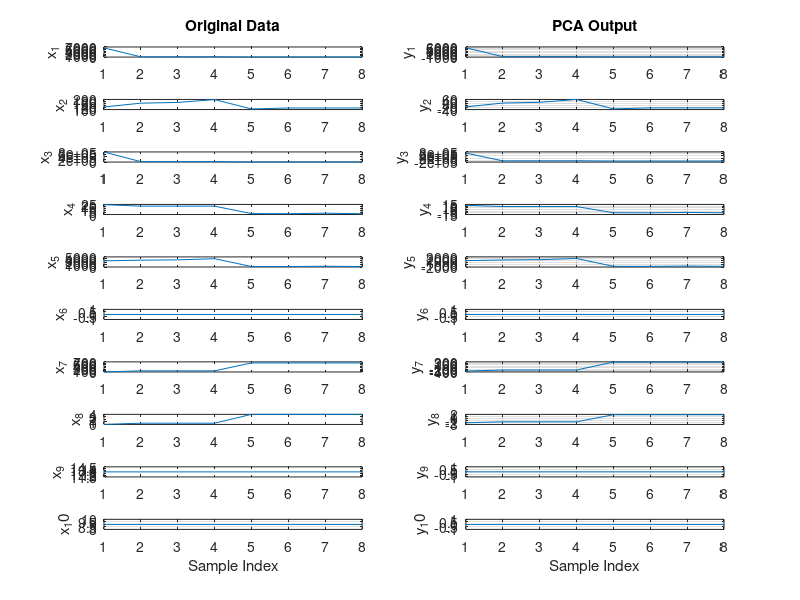

This figure's MATLAB source: (Note: this script raises an error after producing the figure.)
%%%%%%%%%%%%%%%%%%%%%%%%%%%%%%%%%%%%%%%%%%%%%%%%%%%%%%%%%%%%%%%%%%%%%%%%%%%%%%%%%%%%%%
%TCP PSH ACK flood - PCA only as previous work
%
%
%Author : 
%Date Created : 
%%%%%%%%%%%%%%%%%%%%%%%%%%%%%%%%%%%%%%%%%%%%%%%%%%%%%%%%%%%%%%%%%%%%%%%%%%%%%%%%%%%%%%
clear all;%#ok
close all;
clc


%Load the saved feature dataset 
load('tcpPsh_Feat.mat');

%%
%Calculate PCA
[pc,score,ev] = pca(X);
PCA_out = score*pc';

%Remove redundant information - eigen values are less or equal to zero
j=1;
for ii=1:size(PCA_out,2)
    if(sum(PCA_out(:,ii))==0)
%         disp('All zeros');
    else
        nwPCA(:,j)=PCA_out(:,ii);
        j=j+1;
    end  
end

%%
%Create attkmatrix
N=size(PCA_out,1);
S1={};
attkmatrx =zeros(2,N);

for ii=1:N
    if(PCA_out(ii,4)<1)
        S1{ii}='Normal';%#ok
        attkmatrx(1,ii)=1;
    else
        S1{ii}='Attack';%#ok
        attkmatrx(2,ii)=1;
    end
end

indx=randperm(N,5);
temp=attkmatrx(indx);
attkmatrx(1,indx) = ~temp;
attkmatrx(2,indx) = ~temp;

%%
%Plotting Inputs vs reduced PCA output
D = size(X,2);
for d=1:D
    % Original Data
    subplot(D,2,2*d-1);
    plot(X(:,d));
    ylabel(['x_' num2str(d)]);
    if d==D
        xlabel('Sample Index');
    end
    if d==1
        title('Original Data');
    end 
end

grid on;
D1 = size(PCA_out,2);
for d1=1:D1
   % Transformed Data
    subplot(D1,2,2*d1);
    plot(PCA_out(:,d1));
    ylabel(['y_' num2str(d1)]);
    if d1==D1
        xlabel('Sample Index');
    end
    if d1==1
        title('PCA Output');
    end
    grid on;  
end


%%
S2={};
for ii=1:N
    if(attkmatrx(1,ii)==1)
        S2{ii}='Normal';
    else
        S2{ii}='Attack';
    end
end

%%
% Classification using FeedForward Networks
input=nwPCA';
t=attkmatrx;

% Create a Pattern Recognition Network
trainFcn = 'trainscg';
hiddenLayerSize = 10;
net = patternnet(hiddenLayerSize);

% Set up Division of Data for Training, Validation, Testing
net.divideParam.trainRatio = 70/100;
net.divideParam.valRatio = 15/100;
net.divideParam.testRatio = 15/100;

% Train the Network
[net,tr] = train(net,input,t);

% Test the Network
testX = input;
testT = t;

testY = net(testX);

%Plotting
figure
plotconfusion(testT,testY);
figure
plotroc(testT,testY);

%Plot Errors
errors=testT-testY;
E=abs(errors(1,:));
figure;
plot([1:length(E)],E);%#ok
xlabel('Instances');
ylabel('Errors=target-outputs');
title('Errors Plot');


%%
%Metrics Calculation
% Actual | Neg | True Neg  | False Pos |
%        | Pos | False Neg | True Pos  |

[c,cm,ind,per] = confusion(testT,testY);

TP = cm(2,2);
TN = cm(1,1);
FP = cm(1,2);
FN = cm(2,1);

Precision = (TP / (TP + FP))*100;
Accuracy = ((TP+TN)/(TP+TN+FP+FN))*100;
Sensitivity = (TP/(TP+FN))*100;
Specificity = (TN/(FP+TN))*100;
Fscore = ((2*TP)/(2*TP+FP+FN))*100;
FallOut = ( FP /(FP + TN))*100;               %False POsitive Rate
NPV = (TN / (TN + FN))*100;                   %NEgaitve Predictive Value

ID_Met = [Precision;Accuracy;Sensitivity;Specificity;Fscore;FallOut;NPV];

%%
%Plot the attack and normal traffic with reduced dataset
figure;
plot([1:N],input(1,:));%#ok
xlabel('Sample Index');
ylabel('Traffic Fitness');
title('Traffic Data');

%%
%INtrusion Prevention System
Xips={};

%Reconstruct the IP and feature with class table for user 
for ii=1:N
    Xips{ii,1}=myStr(ii).SrcIP;%#ok
    Xips{ii,2}=myStr(ii).DstIP;%#ok
    Xips{ii,3}=input(ii);%#ok
    Xips{ii,4}=S2{ii};%#ok
end

%Filter the system and white list the attack IP sources
%Filter target
filt_tgt = zeros(2,N);
for ii=1:N
    if(strcmp(Xips{ii,4},'Normal'))
        filt_tgt(1,ii)=1;
    else
        filt_tgt(2,ii)=1; 
    end
end

indx1=randperm(N,3);
temp1=filt_tgt(indx);
filt_tgt(1,indx) = ~temp1;
filt_tgt(2,indx) = ~temp1;

input1=input;
tgt=filt_tgt;

% Create a Pattern Recognition Network
hiddenLayerSize = 10;
net1 = patternnet(hiddenLayerSize);

% Set up Division of Data for Training, Validation, Testing
net1.divideParam.trainRatio = 70/100;
net1.divideParam.valRatio = 15/100;
net1.divideParam.testRatio = 15/100;

% Train the Network
[net1,tr1] = train(net1,input1,tgt);

% Test the Network
outputs_ips = net1(input);

%Plotting - IPS
figure
plotconfusion(tgt,outputs_ips);
figure
plotroc(tgt,outputs_ips);

%Metrics for IPS

[c1,cm1,ind1,per1] = confusion(tgt,outputs_ips);

TP1 = cm1(2,2);
TN1 = cm1(1,1);
FP1 = cm1(1,2);
FN1 = cm1(2,1);

Precision1 = (TP1 / (TP1 + FP1))*100;
Accuracy1 = ((TP1+TN1)/(TP1+TN1+FP1+FN1))*100;
Sensitivity1 = (TP1/(TP1+FN1))*100;
Specificity1 = (TN1/(FP1+TN1))*100;
Fscore1 = ((2*TP1)/(2*TP1+FP1+FN1))*100;
FallOut1 = ( FP1 /(FP1 + TN1))*100;               %False POsitive Rate
NPV1 = (TN1 / (TN1 + FN1))*100; 

IP_Met = [Precision1;Accuracy1;Sensitivity1;Specificity1;Fscore1;FallOut1;NPV1];

%%
%Save the Black Listed SourceIP Addresses to the cloud
blist={};j=1;
for ii=1:N
    if(strcmp(Xips{ii,4},'Attack'))
        blist{j}=Xips{ii,1};%#ok
        j=j+1;
    end
end
 
[nrows, ncols]=size(blist);
%Write the blacklist to a txt file
fid1=fopen('C:\apachetomcat9\webapps\TestDoc\BlackList.xls','w');
for col=1:ncols
    fprintf(fid1,'%s\n',blist{1,col});
end
fclose(fid1);

%Save to Cloud
blacklisttoCloud()
